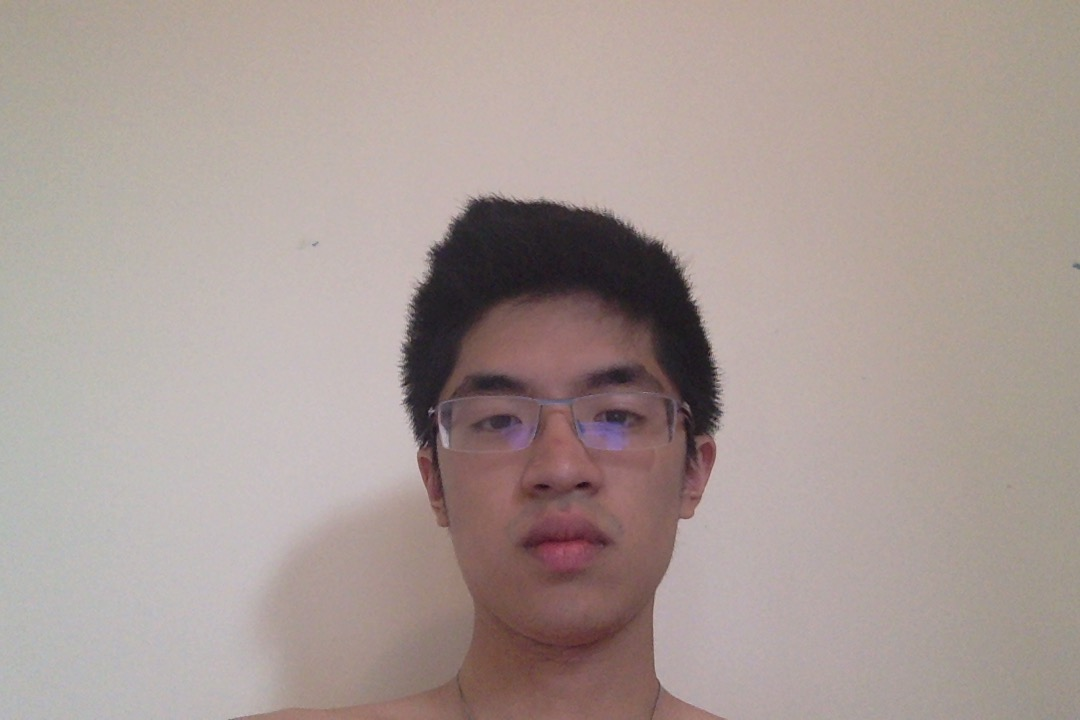
#> input picture SIFT/data/Face.jpg, 1080 x 720 px, found by its file name
$ python SIFTFeatures.py
#> lines starting #> are read from the running program, lines starting #| are printed output that depends on the picture
import numpy as np
import cv2 as cv

img = cv.imread('data/face.jpg')
#> img is the input picture: shape (720, 1080, 3); mean B, G, R 149.7, 154.4, 168.7
gray= cv.cvtColor(img,cv.COLOR_BGR2GRAY)
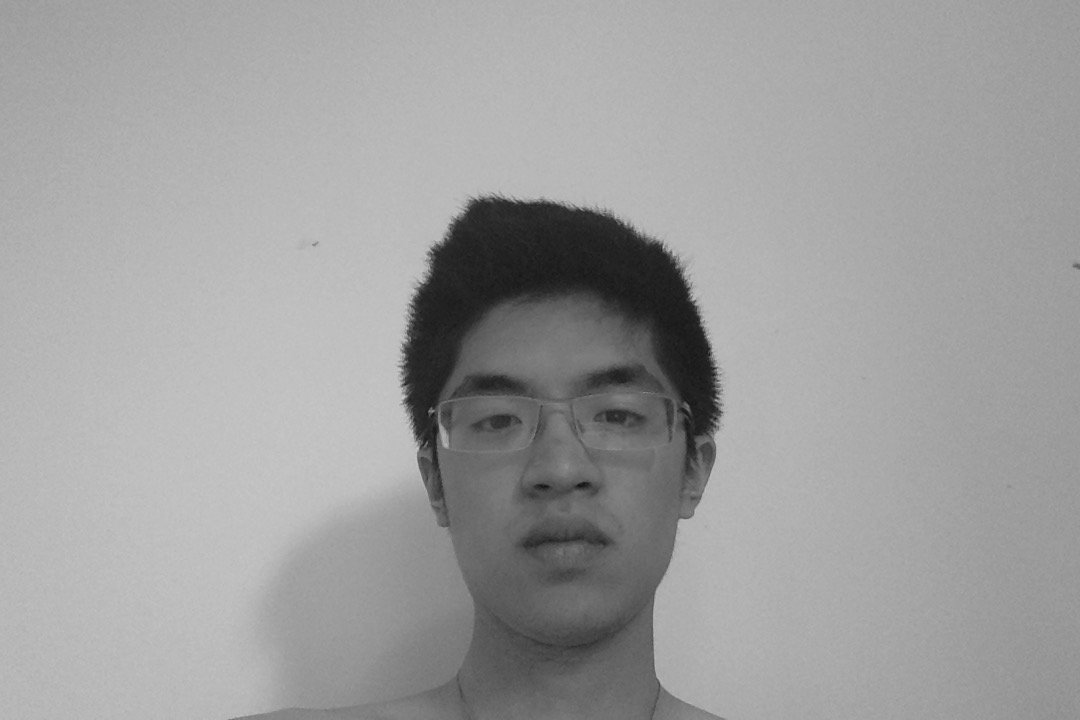
#> gray: shape (720, 1080); min 20, max 203, mean 158.2

sift = cv.xfeatures2d.SIFT_create()
kp = sift.detect(gray,None)
#> kp = 230 keypoints; strongest (x, y, size): (505, 259, 97.8), (549, 310, 192), (622, 273, 78.4), (425, 430, 17.6)

img=cv.drawKeypoints(gray,kp,img,flags=cv.DRAW_MATCHES_FLAGS_DRAW_RICH_KEYPOINTS)
cv.imwrite('data/sift_keypoints.jpg',img)

kp, des = sift.compute(gray,kp)

print("kp: ", len(kp))
#| kp:  230
print("des: ", len(des))
#| des:  230
